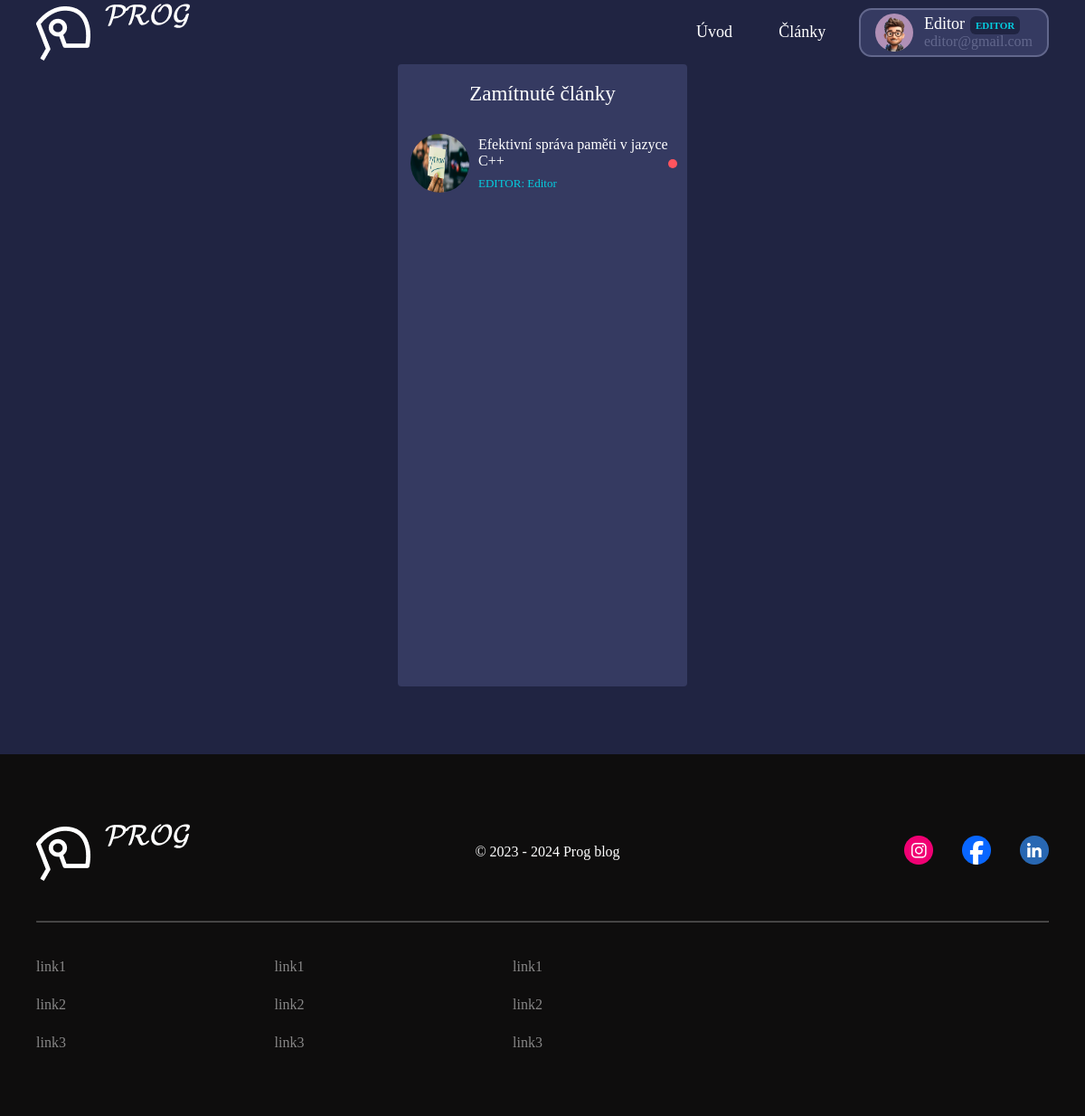
The app's page /projekty/PCS2023/PCS-project/messages (signed in) with its own data.
### tables this page shows
CREATE TABLE `messages` (
  `id` int(11) NOT NULL,
  `user_id` int(11) NOT NULL,
  `article_id` int(11) NOT NULL,
  `message_content` text NOT NULL,
  `message_open` tinyint(1) NOT NULL,
  `created_at` timestamp NOT NULL DEFAULT current_timestamp()
);

CREATE TABLE `users` (
  `id` int(11) NOT NULL,
  `name` varchar(255) NOT NULL,
  `email` varchar(255) NOT NULL,
  `password` varchar(255) NOT NULL,
  `avatar` varchar(255) NOT NULL,
  `role` varchar(255) NOT NULL,
  `user_token` varchar(255) DEFAULT NULL
);

CREATE TABLE `articles` (
  `id` int(11) NOT NULL,
  `user_id` int(11) NOT NULL,
  `title` varchar(255) NOT NULL,
  `subtitle` varchar(255) NOT NULL,
  `article_content` text NOT NULL,
  `article_image` varchar(255) NOT NULL,
  `article_status` int(11) NOT NULL,
  `created_at` timestamp NOT NULL DEFAULT current_timestamp()
);

### core/view.php (called while the page is built, shortened)
<?php
class View
{
    public static function render($viewName, $data = null): self
    {
        require_once "views/" . $viewName . ".view.php";
        return new self();
    }
}

### app/controllers/MessagesController.php (called while the page is built, shortened)
<?php
class MessagesController
{
    protected Message $message;
    public function __construct()
    {
        $this->message = new Message();
    }
    public function showMessages(): View
    {
        $userId = Auth::getUser()['user_id'];
        return View::render('messages', [
            'title' => "Zprávy",
            'messagesForArticle' => $messagesForArticle ?? NULL,
            'allUserMessages' => $this->message->getAllUserMessages($userId),
        ]);
    }
}

### core/router.php (called while the page is built, shortened)
<?php
class Router
{
    public $routes = [];
    public function addRoute(string $url, string $controller, string $callback, string $http_method, array $midware = [])
    {
        $this->routes[$http_method . $url] = [
            'controller' => $controller,
            'callback' => $callback,
            'http_method' => $http_method,
            'midware' => $midware,
        ];
    }
    public function dispatch(string $url): void
    {
        $callback = $this->routes[$url]['callback'];
        $controllerInit = new $controller();
        $controllerInit->$callback($_POST ? $_POST : []);
    }
}

### web/routes.php (called while the page is built, shortened)
<?php
$router = new Router();
$router->get($GLOBALS['__BASE_PATH__'], HomepageController::class, 'showHomepage');
$router->get($GLOBALS['__BASE_PATH__'] . "register", RegisterController::class, 'showRegister');
$router->post($GLOBALS['__BASE_PATH__'] . "register", RegisterController::class, 'registerUser');
$router->get($GLOBALS['__BASE_PATH__'] . "login", LoginController::class, 'showLogin');
$router->post($GLOBALS['__BASE_PATH__'] . "login", LoginController::class, 'loginUser');
$router->get($GLOBALS['__BASE_PATH__'] . "logout", LoginController::class, 'logoutUser');
$router->get($GLOBALS['__BASE_PATH__'] . "articles", ArticlesController::class, 'showAllArticles');
$router->get($GLOBALS['__BASE_PATH__'] . "articles/user-articles/published", ArticlesController::class, 'showUserPublishedArticles', ["Auth:USER"]);
$router->get($GLOBALS['__BASE_PATH__'] . "articles/user-articles/deny", ArticlesController::class, 'showUserDenyArticles', ["Auth:USER"]);
$router->get($GLOBALS['__BASE_PATH__'] . "articles/user-articles/to-check", ArticlesController::class, 'showUserToCheckArticles', ["Auth:USER"]);
$router->get($GLOBALS['__BASE_PATH__'] . "articles/user-articles/to-approve", ArticlesController::class, 'showUsersToApproveArticles', ["Auth:EDITOR"]);
$router->get($GLOBALS['__BASE_PATH__'] . "article-detail", ArticleDetailController::class, 'showArticleDetail');
$router->post($GLOBALS['__BASE_PATH__'] . "article-detail", ArticleDetailController::class, 'changeUserArticleLikeStatus', ["Auth:USER"]);
$router->post($GLOBALS['__BASE_PATH__'] . "article-detail/comment", ArticleDetailController::class, 'addComentToArticle', ["Auth:USER"]);
$router->get($GLOBALS['__BASE_PATH__'] . "article-detail/approval", ArticleDetailController::class, 'acceptArticle', ["Auth:EDITOR"]);
$router->post($GLOBALS['__BASE_PATH__'] . "article-detail/approval", ArticleDetailController::class, 'denyArticle', ["Auth:EDITOR"]);
$router->get($GLOBALS['__BASE_PATH__'] . "articles/delete", ArticlesController::class, 'deleteArticle', ["Auth:USER"]);
$router->post($GLOBALS['__BASE_PATH__'] . "articles", ArticlesController::class, 'createArticle', ["Auth:USER"]);
$router->post($GLOBALS['__BASE_PATH__'] . "articles/edit", ArticlesController::class, 'editArticle', ["Auth:USER"]);
$router->post($GLOBALS['__BASE_PATH__'] . "articles/fill-edit-article", ArticlesController::  class, 'fillEditArticle');
$router->get($GLOBALS['__BASE_PATH__'] . "user", UserController::class, 'showUser');
$router->post($GLOBALS['__BASE_PATH__'] . "user/change-avatar", UserController::class, 'changeAvatar');
$router->post($GLOBALS['__BASE_PATH__'] . "user/settings-edit", UserController::class, 'userSettingsEdit');
$router->get($GLOBALS['__BASE_PATH__'] . "messages", MessagesController::class, 'showMessages', ["Auth:USER"]);
$currentUrl = $_SERVER['REQUEST_METHOD'] . $_SERVER['REQUEST_URI'];
$currentUrl = parse_url($currentUrl)['path'];
$router->dispatch($currentUrl);

### index.php (called while the page is built, shortened)
<?php
require_once "./autoload.php";
require_once "./web/routes.php";

### app/Services/Auth.php (called while the page is built, shortened)
<?php
class Auth
{
    public static function getUser(): ?array
    {
        return $_SESSION['user'] ?? null;
    }
}

### core/Database.php (called while the page is built, shortened)
<?php
class Database
{
    public $pdo;
    public function __construct()
    {
        $host = DB_HOST;
        $db   = DB_DATABASE;
        $user = DB_USERNAME;
        $pass = DB_PASSWORD;
        $charset = 'utf8mb4';
        $dsn = "mysql:host=$host;dbname=$db;charset=$charset";
        $options = [
            PDO::ATTR_ERRMODE            => PDO::ERRMODE_EXCEPTION,
            PDO::ATTR_DEFAULT_FETCH_MODE => PDO::FETCH_ASSOC,
            PDO::ATTR_EMULATE_PREPARES   => false,
        ];
        try {
            $this->pdo = new PDO("mysql:host=$host", $user, $pass, $options);
            $databaseExists = $this->pdo->query("SELECT SCHEMA_NAME FROM INFORMATION_SCHEMA.SCHEMATA WHERE SCHEMA_NAME = '$db'")->fetch();
            if (!$databaseExists) {
                $createDbSql = "CREATE DATABASE `$db`";
                $this->pdo->exec($createDbSql);
                $this->pdo->exec("USE `$db`");
            }
        } catch (PDOException $e) {
            die("DB ERROR: " . $e->getMessage());
        }
        $this->pdo = new PDO($dsn, $user, $pass, $options);
    }
    public function query(string $query, array $values = null)
    {
        if ($values) {
            $values = array_values($values);
            $stmp = $this->pdo->prepare($query);
            $stmp->execute($values);
        } else {
            $stmp = $this->pdo->query($query)->fetchAll();
        }
        return $stmp;
    }
    protected function executeSqlFile(string $filePath): void
    {
        $sqlContent = file_get_contents($filePath);
        try {
            $this->pdo->exec($sqlContent);
        } catch (PDOException $e) {
            echo "Error executing SQL file: " . $e->getMessage();
        }
    }
}

### app/Models/Message.php (called while the page is built, shortened)
<?php
class Message extends Model
{
    public function getAllUserMessages(int $userId): array
    {
        return $this->database->query("
            SELECT
                sender_user.id AS reviewing_person_id,
                sender_user.name AS reviewing_person,
                sender_user.email AS reviewing_person_email,
                sender_user.avatar AS reviewing_person_avatar,
                sender_user.role AS reviewing_person_role,
                messages.message_open,
                messages.article_id,
                user_article.title,
                user_article.article_image
            FROM
                `messages`
            INNER JOIN
                `articles` AS user_article ON messages.article_id = user_article.id
            INNER JOIN
                `users` AS sender_user ON messages.user_id = sender_user.id
            WHERE
                sender_user.id = $userId
            ORDER BY
                messages.created_at DESC;
        ");
    }
}

### autoload.php (called while the page is built, shortened)
<?php
spl_autoload_register(function ($class) {
	$prefix = '';
	$base_dir = __DIR__ . "/";
	$class_name = str_replace($prefix, '', $class);
	$file = $base_dir . str_replace('\\', '/', $class_name) . '.php';
});

### app/Helpers/TextShortener.php (called while the page is built, shortened)
<?php
class TextShortener
{
    public static function textShortener(string $string, int $length = 50): string
    {
        return $string;
    }
}

### views/messages.view.php (the view, shortened to what this page needs)
<body>
    <?php Core\View::render('partials/navbar') ?>
    <main class="main-class">
        <div class="container">
            <section class="massage-section">
                <aside class="messages-nav" id="messages-nav" aria-labelledby="navbar-toggle">
                    <div class="messages-nav__container">
                        <div class="messages-nav__header">Zamítnuté články</div>
                        <ul class="messages-nav__menu" id="messages-nav__menu">
                        <?php
                            $displayedArticleIds = [];
                            foreach ($allUserMessages as $allUserMessage):
                                if (!in_array($allUserMessage['article_id'], $displayedArticleIds)):
                                    $displayedArticleIds[] = $allUserMessage['article_id'];
                                    ?>
                                    <li class="messages-nav__list <?= $messagesForArticle[0]['article_id'] === $allUserMessage['article_id'] ? 'active' : ''; ?>">
                                        <a href="<?= $GLOBALS['__BASE_PATH__']?>messages?article_id=<?= $allUserMessage['article_id'] ?>" class="messages-nav__list-group">
                                            <img class="messages-nav__list-group__article-img" src="<?= $GLOBALS['__BASE_PATH__']?>images/uploads/articles/<?= $allUserMessage['article_image'] ?>" alt="article-img">
                                            <div class="messages-nav__list-group-box">
                                                <div class="messages-nav__list-group-info">
                                                    <p class="messages-nav__list-group-article-title"><?= \App\Helpers\TextShortener::textShortener($allUserMessage['title']) ?></p>
                                                    <p class="messages-nav__list-group-editor-name"><?= $allUserMessage['reviewing_person_role'] ?>: <?= $allUserMessage['reviewing_person'] ?></p>
                                                </div>
                                            </div>
                                        </a>
                                    </li>
                                    <?php
                                endif;
                            endforeach;
                            ?>
                        </ul>
                    </div>
                </aside>
            </section>
        </div>
    </main>
</body>
</html>

### views/partials/navbar.view.php (shortened to what this page needs)
<header id="navbar" class="nav-background-color">
    <nav class="navbar-container">
        <div class="logo">
            <a href="<?= $GLOBALS['__BASE_PATH__']?>"><img src="<?= $GLOBALS['__BASE_PATH__']?>images/icons/logo.png" alt="logo"></a>
        </div>
        <div id="navbar-menu" aria-labelledby="navbar-toggle">
            <ul class="navbar-links">
                <li class="navbar-item"><a class="navbar-link" href="<?= $GLOBALS['__BASE_PATH__']?>">Úvod</a></li>
                <li class="navbar-item"><a class="navbar-link" href="<?= $GLOBALS['__BASE_PATH__']?>articles">Články</a></li>
                <?php if(App\Services\Auth::getUser()): ?>
                    <li class="navbar-item">
                        <div class="user-menu__container">
                            <div class="user-menu" id="user-menu">
                                <img id="avatar_user_menu" class="avatar" src="<?= $GLOBALS['__BASE_PATH__']?>images/avatars/<?= App\Services\Auth::getUser()['user_avatar'] ?>"></img>
                                <div class="user-menu__user-info">
                                    <p class="user-menu__user-name"><?= App\Services\Auth::getUser()['user_name'] ?><span class="user-menu__role"><?= App\Services\Auth::getUser()['user_role'] ?></span></p>
                                    <div class="email-text"><?= App\Services\Auth::getUser()['user_email'] ?></div>
                                </div>
                            </div>
                        </div>
                    </li>
                <?php else: ?>
                    <li class="navbar-item"><button onclick="location.href='<?= $GLOBALS['__BASE_PATH__']?>login'" class="button--success">Přihlásit se</button></li>
                <?php endif; ?>
            </ul>
        </div>
    </nav>
</header>

### records on screen
messages: user.avatar (picture), user.name "Editor", user.role "EDITOR", user.email "editor@gmail.com", article.article_image (picture), article.title "Efektivní správa paměti v jazyce C++"
